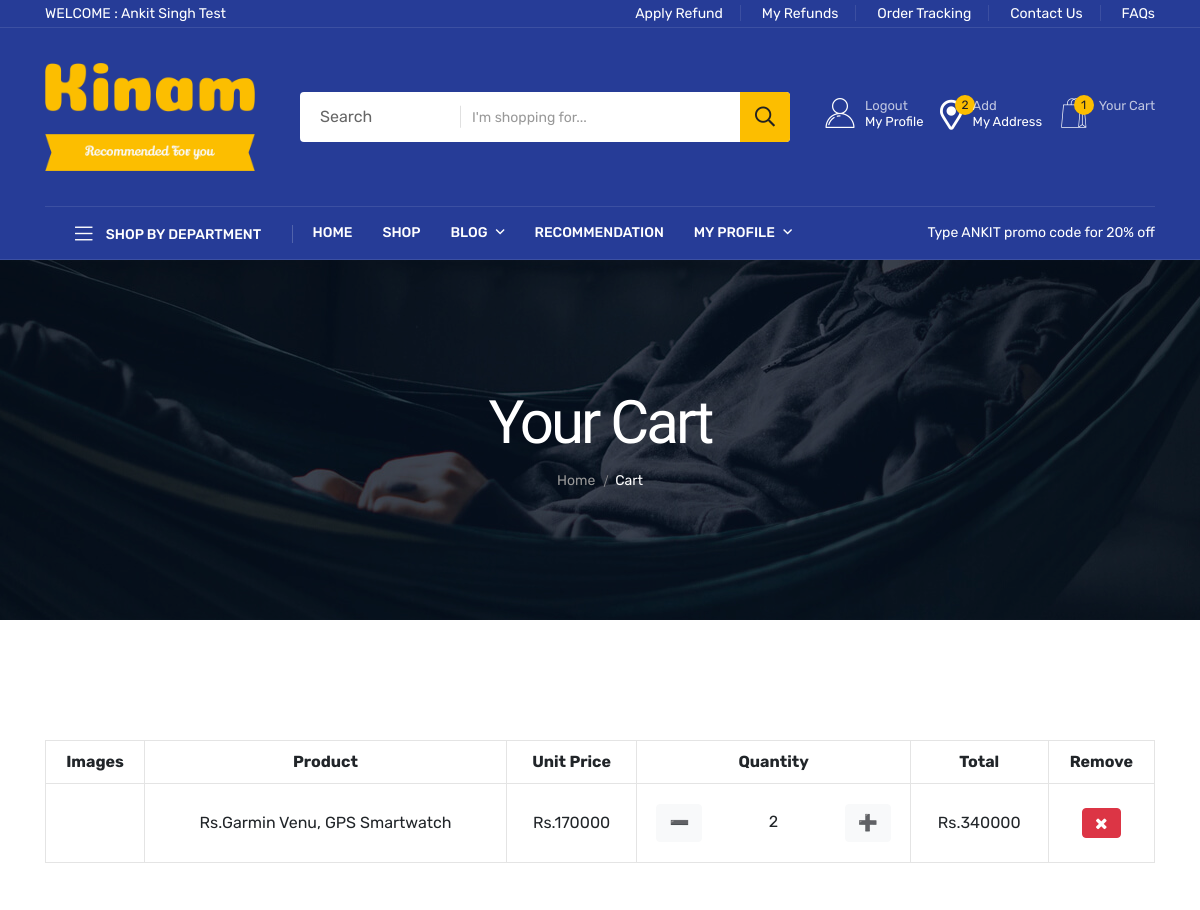
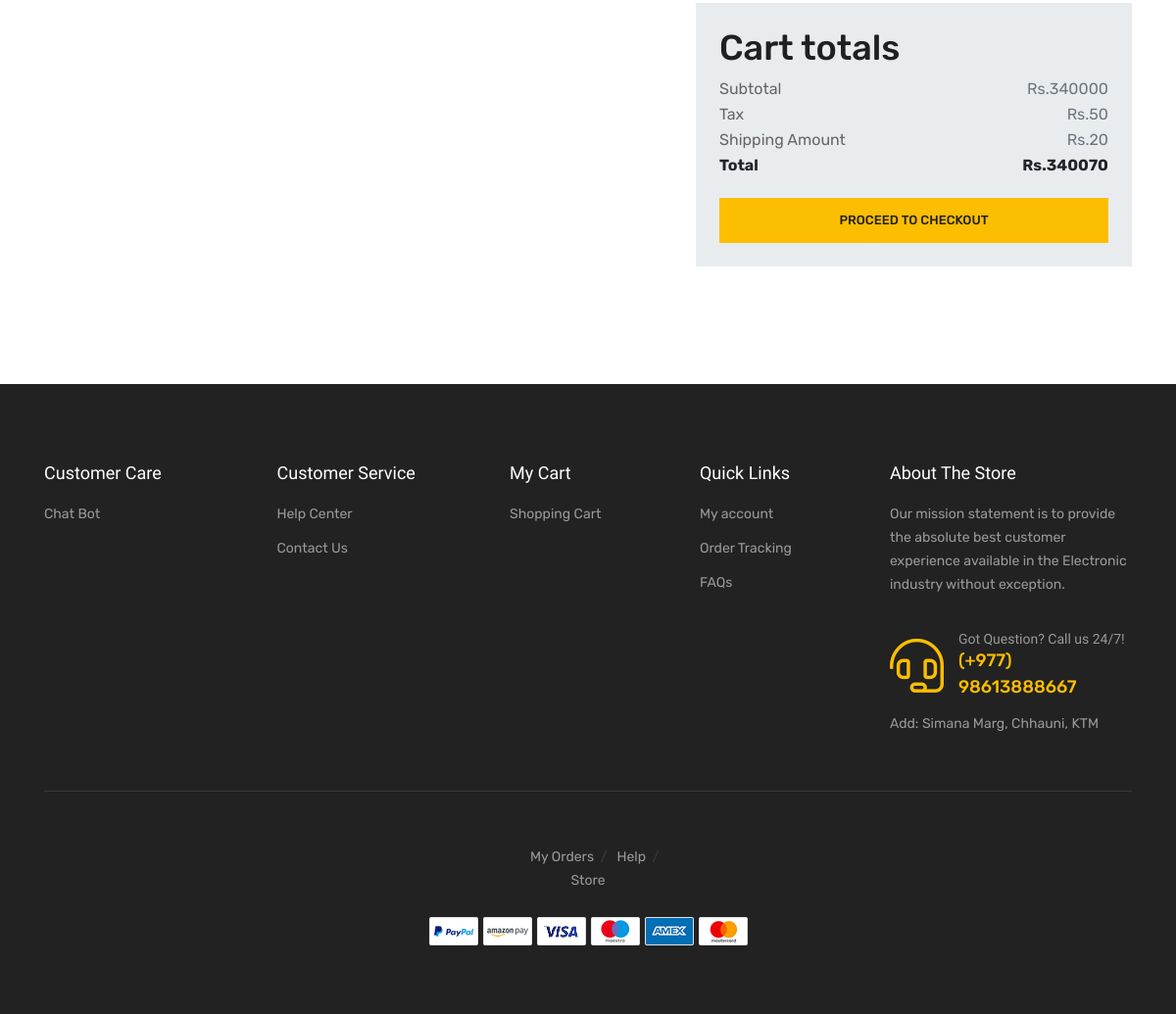
The page /cart/ (signed in) on the database its author committed (2 pictures, top to bottom).
### app/models.py (models this page shows, shortened)
class Cart(models.Model):
    user = models.ForeignKey(User, verbose_name="User", on_delete=models.CASCADE)
    product = models.ForeignKey(Product, verbose_name="Product", on_delete=models.CASCADE)
    quantity = models.PositiveIntegerField(default=1, verbose_name="Quantity")
    created_at = models.DateTimeField(auto_now_add=True, verbose_name="Created Date")
    updated_at = models.DateTimeField(auto_now=True, verbose_name="Updated Date")
    @property
    def unit_total_price(self):
        return self.quantity * self.product.price

class Product(models.Model):
    total_quantity = models.IntegerField()
    Availability = models.IntegerField()
    featured_image = models.CharField(max_length=100)
    product_name = models.CharField(max_length=100)
    price = models.IntegerField()
    Discount = models.IntegerField()
    model_Name = models.CharField(max_length=100)
    Categories = models.ForeignKey(Category, on_delete=models.CASCADE)
    Tags = models.CharField(max_length=200)
    Product_information = RichTextField()
    Description = RichTextField()
    section = models.ForeignKey(Section, on_delete=models.DO_NOTHING)
    slug = models.SlugField(default='', max_length=500, null=True, blank=True)
    color = models.ForeignKey(Color, on_delete=models.CASCADE, null=True)
    Brand = models.ForeignKey(Brand, on_delete=models.CASCADE, null=True)
    class Meta:
        db_table = "app_Product"

### app/views.py (the view)
# urls.py: path('cart/', views.cart, name="cart"),
@login_required
def cart(request):
    maincategory = MainCategory.objects.all().order_by('-id')
    user = request.user
    cart_products = Cart.objects.filter(user=user)
    tax = Decimal(50)
    amount = Decimal(0)
    shipping_amount = Decimal(20)
    cp = [p for p in Cart.objects.all() if p.user == user]
    if cp:
        for p in cp:
            temp_amount = (p.quantity * p.product.price)
            amount += temp_amount
    context = {
        'cart_products': cart_products,
        'amount': amount,
        'tax': tax,
        'shipping_amount': shipping_amount,
        'total_amount': int(amount + shipping_amount + tax),
        'maincategory': maincategory,
    }
    return render(request, 'cart/cart.html', context)

### app/templatetags/product_tags.py (called while the page is built)
@register.simple_tag
def cart_total(user):
    cart_item = Cart.objects.filter(user=user)
    cart_total = cart_item.count()
    return cart_total

@register.simple_tag
def address_total(user):
    address = Address.objects.filter(user=user)
    address_total = address.count()
    return address_total

### templates/cart/cart.html (shortened to what this page needs)
{% extends 'base.html' %}
{% load static %}
{% load crispy_forms_tags %}
{% block content %}
<main>
    <div class="page-banner-area page-banner-height-2"
         data-background="{% static 'assets/img/banner/page-banner-4.jpg' %}">
        <div class="container">
            <div class="row">
                <div class="col-xl-12">
                    <div class="page-banner-content text-center">
                        <h4 class="breadcrumb-title">Your Cart</h4>
                        <div class="breadcrumb-two">
                            <nav>
                                <nav class="breadcrumb-trail breadcrumbs">
                                    <ul class="breadcrumb-menu">
                                        <li class="breadcrumb-trail">
                                            <a href="{% url 'home' %}"><span>Home</span></a>
                                        </li>
                                        <li class="trail-item">
                                            <span>Cart</span>
                                        </li>
                                    </ul>
                                </nav>
                            </nav>
                        </div>
                    </div>
                </div>
            </div>
        </div>
    </div>
    <section class="cart-area pt-120 pb-120">
        <div class="container">
            <div class="row">
                <div class="col-12">
                    <form action="#">
                        <div class="table-content table-responsive">
                            <table class="table">
                                <thead>
                                <tr>
                                    <th class="product-thumbnail">Images</th>
                                    <th class="cart-product-name">Product</th>
                                    <th class="product-price">Unit Price</th>
                                    <th class="product-quantity">Quantity</th>
                                    <th class="product-subtotal">Total</th>
                                    <th class="product-remove">Remove</th>
                                </tr>
                                </thead>
                                <tbody>
                                {% for cart_product in cart_products %}
                                <tr id="id{{cart_product.id}}">
                                    <td class="product-thumbnail"></td>
                                    <td class="product-name"><a href="shop-details.html">Rs.{{cart_product.product.product_name}}</a>
                                    </td>
                                    <td class="product-price"><span
                                            class="amount">Rs.{{cart_product.product.price}}</span></td>
                                    <td class="product-quantity">
                                        <div class="row">
                                            <div class="col-4">
                                                <a class="minus-cart text-center btn btn-light" pid="{{cart_product.id}}">&#x2796;</a>
                                            </div>
                                            <div class="col-4">
                                                <span class="form-control border-0 text-center">{{cart_product.quantity}}</span>
                                            </div>
                                            <div class="col-4">
                                                <a class="plus-cart text-center btn btn-light" pid="{{cart_product.id}}">&#x2795;</a>
                                            </div>
                                        </div>
                                    </td>
                                    <td class="product-subtotal"><span
                                            class="amount" id="subamount">Rs.{{cart_product.unit_total_price}}</span></td>
                                    <td class="product-remove"><a href="{% url 'remove-cart' cart_product.id%}"><i
                                            class="fa fa-times btn btn-danger"></i></a></td>
                                </tr>
                                {% endfor %}
                                </tbody>
                            </table>
                        </div>
                        <div class="row">
                            <div class="col-12">
                            </div>
                        </div>
                        <div class="row justify-content-end">
                            <div class="col-md-5">
                                <div class="cart-page-total card border-0 rounded-0 p-lg-4" style="background-color:#E9ECEF">
                                    <div class="jumbotron">
                                    <h2>Cart totals</h2>
                                    <ul class="mb-20">
                                        <li>Subtotal <span class="text-secondary" id="subtotal">Rs.{{amount}}</span></li>
                                        <li>Tax <span class="text-secondary">Rs.{{tax}}</span></li>
                                        <li>Shipping Amount <span class="text-secondary">Rs.{{shipping_amount}}</span>
                                        </li>
                                        <li><strong class="text-dark">Total</strong> <span class="text-dark" id="totalamount"><strong>Rs.{{total_amount}}</strong></span></li>
                                    </ul>
                                    <a class="cart-btn product-modal-sidebar-open-btn d-flex align-items-center justify-content-center w-100" href="{% url 'place_order' %}"> Proceed To CheckOut</a>
                                    </div>
                                </div>
                            </div>
                        </div>
                    </form>
                </div>
            </div>
        </div>
    </section>
</main>
{% endblock %}

### templates/includes/header.html (shortened to what this page needs)
{% load product_tags %}
{% load static %}
<header class="header d-blue-bg">
    <div class="header-top">
        <div class="container">
            <div class="header-inner">
                <div class="row align-items-center">
                    <div class="col-xl-6 col-lg-7">
                        <div class="header-inner-start">
                            <div class="support d-none d-sm-block">
                                {% if user.is_authenticated %}
                                <p>WELCOME :
                                    {% if user.first_name == "" %}
                                    {{user.email}}
                                    {% else %}
                                    {{user.first_name}} {{user.last_name}}
                                    {% endif %}
                                </p>
                                {% else %}
                                <p> PLEASE LOGIN FIRST ...</p>
                                {% endif %}
                            </div>
                        </div>
                    </div>
                    <div class="col-xl-6 col-lg-5 d-none d-lg-block">
                        <div class="header-inner-end text-md-end">
                            <div class="ovic-menu-wrapper">
                                <ul>
                                    <li><a href="{% url 'request-refund' %}">Apply Refund</a></li>
                                    <li><a href="{% url 'refunds' %}">My Refunds</a></li>
                                    <li><a href="{% url 'orders' %}">Order Tracking</a></li>
                                    <li><a href="{% url 'contact' %}">Contact Us</a></li>
                                    <li><a href="{% url 'faq' %}">FAQs</a></li>
                                </ul>
                            </div>
                        </div>
                    </div>
                </div>
            </div>
        </div>
    </div>
    <div class="header-mid">
        <div class="container">
            <div class="heade-mid-inner">
                <div class="row align-items-center">
                    <div class="col-xl-3 col-lg-3 col-md-4 col-sm-4">
                        <div class="header__info">
                            <div class="logo">
                                <a href="{% url 'home' %}" class="logo-image"><img
                                        src="{% static 'assets/img/logo/kinam.png' %}" alt="logo"></a>
                            </div>
                        </div>
                    </div>
                    <div class="col-xl-5 col-lg-4 d-none d-lg-block">
                        <div class="header__search">
                            <form action="{% url 'search' %}" method="GET">
                                <div class="header__search-box">
                                    <input class="search-input" type="text" placeholder="I'm shopping for..." name="query">
                                    <button class="button" type="submit"><i class="far fa-search"></i></button>
                                </div>
                                <div class="header__search-cat">
                                        <option>Search</option>
                                </div>
                            </form>
                        </div>
                    </div>
                    <div class="col-xl-4 col-lg-5 col-md-8 col-sm-8">
                        <div class="header-action">
                            {% if user.is_authenticated %}
                            <div class="block-userlink">
                                <a class="icon-link" href="{% url 'profile' %}">
                                    <i class="flaticon-user"></i>
                                    <span class="text">
                                    <span class="sub">Logout </span>
                                    My Profile </span>
                                </a>
                            </div>
                            {% endif %}
                            <div class="block-wishlist action">
                                <a class="icon-link" href="{% url 'profile_detail' %}">
                                    <i class="fas fa-map-marker-alt"></i>
                                    <span class="count">{% if user.is_authenticated %}
                                        {% address_total request.user %}
                                        {% else %}
                                        ?
                                        {% endif %}
                                    </span>
                                    <span class="text">
                                    <span class="sub">Add</span>
                                    My Address </span>
                                </a>
                            </div>
                            <div class="block-cart action">
                                <a class="icon-link" href="{% url 'cart' %}">
                                    <i class="flaticon-shopping-bag"></i>
                                    <span class="count">{% if user.is_authenticated %}
                                        {% cart_total request.user %}
                                        {% else %}
                                        ?
                                        {% endif %}
                                    </span>
                                    <span class="text">
                                    <span class="sub">Your Cart</span>
                                     </span>
                                </a>
                            </div>
                        </div>
                    </div>
                </div>
            </div>
        </div>
    </div>
    <div class="header__bottom">
        <div class="container">
            <div class="row g-0 align-items-center">
                <div class="col-lg-3">
                    <div class="cat__menu-wrapper side-border d-none d-lg-block">
                        <div class="cat-toggle">
                            <button type="button" class="cat-toggle-btn cat-toggle-btn-1"><i class="fal fa-bars"></i>
                                Shop by department
                            </button>
                        </div>
                    </div>
                </div>
                <div class="col-lg-6 col-md-6 col-3">
                    <div class="header__bottom-left d-flex d-xl-block align-items-center">
                        <div class="main-menu d-none d-lg-block">
                            <nav>
                                <ul>
                                    <li>
                                        <a href="{% url 'home' %}">Home</a>
                                    </li>
                                    <li><a href="{% url 'product' %}">Shop</a></li>
                                    <li><a href="#">Blog <i class="far fa-angle-down"></i></a>
                                    </li>
                                        <li><a href="{% url 'logic' %}">Recommendation</a>
                                    </li>
                                    <li><a href="#">My Profile <i class="far fa-angle-down"></i></a>
                                    </li>
                                </ul>
                            </nav>
                        </div>
                    </div>
                </div>
                <div class="col-lg-3 col-md-6 col-9">
                    <div class="shopeing-text text-sm-end">
                        <p>Type ANKIT promo code for 20% off</p>
                    </div>
                </div>
            </div>
        </div>
    </div>
</header>

### static/assets/css/default.css (style rules this page uses)
.mb-20 { margin-bottom:20px }
.pt-120 { padding-top:120px }
.pb-120 { padding-bottom:120px }

### templates/base.html (style rules this page uses)
h4 { font-family: 'Fjalla One', sans-serif; font-weight: 100; font-size: 24px; }

### rows shown on the page
Cart: product.product_name "Garmin Venu, GPS Smartwatch", product.price "170000", quantity "2", unit_total_price "340000"

### other values the page prints
{{ user.first_name }} "Ankit"
{{ user.last_name }} "Singh Test"
{{ amount }} "340000"
{{ tax }} "50"
{{ shipping_amount }} "20"
{{ total_amount }} "340070"
